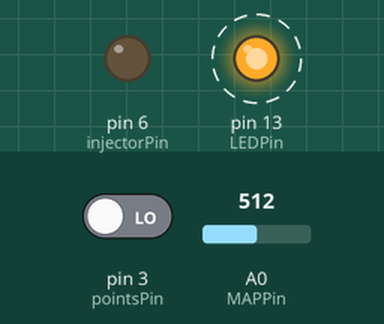
Recording of a sketch running on a simulated Arduino Uno, built with avr-gcc and run on an emulated ATmega328P. On the bench: output pins drawn as LEDs (lit = HIGH). Dashed ring = blinking. Inputs (shaded band) come from the test bench; at power-on: pin 3 (pointsPin) LOW, A0 (MAPPin) = 512. What the sketch prints to the serial monitor is not drawn.

Above: at 0.43 s.
Timing chart, 0 to 3.3 s (numbered marks = the images above):
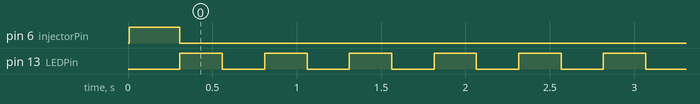

The sketch:

MAP_EFI_V2.ino
```cpp
// EFI controller based on MAP and Points ONLY, V2
// This version includes a complete AFR mapping table.
// Thresholded rate-of-change-of-MAP is also used to emulate delta-TPS.
// (C) 2021 John Patterson Consulting, LLC
// You are free to modify and redistribute this code without restriction.


// ----------------- Program constants -----------------:

// Pin numbers:
const int pointsPin = 3;
const int MAPPin = 14;
const int injectorPin = 6;
const int LEDPin = 13;

// Timing constants:
const unsigned long injectorUpdateInterval = 50000;
const unsigned long interruptDebounce = 3000;
const unsigned long primeTime = 300;
const unsigned long pumpTime = 0;
const int serialReportModulo = 10;
const int RPMrunningAverageDepth = 5;
const unsigned long blinkTime = 250;

// Engine-related constants:
const int pulsesPerRevolution = 2;
const double displacement_Liters = 1.6;
const double injector_MaxGramsPerMinute = 260.0;  // Will depend on your injector and fuel pressure
const double stallRPM = 300.0;
const double Pascals_Per_ADC_Unit = 122.1;
const int vacuum_ADC_value = 102;
const double min_DC = 0.07;                      // Minimum duty cycle for idling
const double vacuum_ROC_Multiplier = 0.0005;     // Add or remove AFR proportional to the rate of change of MAP
const double vacuum_ROC_Cut_In = 51710;          // MAP pressure over which vacuum ROC will be applied

//Fuel AFR selector (gas or E51):
//const double fuel_comp = 1.0;    // Gas
const double fuel_comp = 0.70;     // E51

//// All 14.7:
//// AFR mapping:
//// PSI:                   0-1.5   1.5-3   3-4.5   4.5-6   6-7.5   7.5-9   9-10.5  10.5-12 12-13.5 13.5-15
//double AFR_500RPM[10] =  {14.700, 14.700, 14.700, 14.700, 14.700, 14.700, 14.700, 14.700, 14.700, 14.700};
//double AFR_1000RPM[10] = {14.700, 14.700, 14.700, 14.700, 14.700, 14.700, 14.700, 14.700, 14.700, 14.700};
//double AFR_1500RPM[10] = {14.700, 14.700, 14.700, 14.700, 14.700, 14.700, 14.700, 14.700, 14.700, 14.700};
//double AFR_2000RPM[10] = {14.700, 14.700, 14.700, 14.700, 14.700, 14.700, 14.700, 14.700, 14.700, 14.700};
//double AFR_2500RPM[10] = {14.700, 14.700, 14.700, 14.700, 14.700, 14.700, 14.700, 14.700, 14.700, 14.700};
//double AFR_3000RPM[10] = {14.700, 14.700, 14.700, 14.700, 14.700, 14.700, 14.700, 14.700, 14.700, 14.700};
//double AFR_3500RPM[10] = {14.700, 14.700, 14.700, 14.700, 14.700, 14.700, 14.700, 14.700, 14.700, 14.700};
//double AFR_4000RPM[10] = {14.700, 14.700, 14.700, 14.700, 14.700, 14.700, 14.700, 14.700, 14.700, 14.700};
//double AFR_4500RPM[10] = {14.700, 14.700, 14.700, 14.700, 14.700, 14.700, 14.700, 14.700, 14.700, 14.700};
//double AFR_5000RPM[10] = {14.700, 14.700, 14.700, 14.700, 14.700, 14.700, 14.700, 14.700, 14.700, 14.700};

//// Richer at high load only:
//// AFR mapping:
//// PSI:                   0-1.5   1.5-3   3-4.5   4.5-6   6-7.5   7.5-9   9-10.5  10.5-12 12-13.5  13.5-15
//double AFR_500RPM[10] =  {14.500, 14.500, 14.000, 13.700, 13.500, 13.200, 13.000, 12.700, 12.500, 12.000};
//double AFR_1000RPM[10] = {14.500, 14.500, 14.000, 13.700, 13.500, 13.200, 13.000, 12.700, 12.500, 12.000};
//double AFR_1500RPM[10] = {14.500, 14.500, 14.000, 13.700, 13.500, 13.200, 13.000, 12.700, 12.500, 12.000};
//double AFR_2000RPM[10] = {14.500, 14.500, 14.000, 13.700, 13.500, 13.200, 13.000, 12.700, 12.500, 12.000};
//double AFR_2500RPM[10] = {14.500, 14.500, 14.000, 13.700, 13.500, 13.200, 13.000, 12.700, 12.500, 12.000};
//double AFR_3000RPM[10] = {14.500, 14.500, 14.000, 13.700, 13.500, 13.200, 13.000, 12.700, 12.500, 12.000};
//double AFR_3500RPM[10] = {14.500, 14.500, 14.000, 13.700, 13.500, 13.200, 13.000, 12.700, 12.500, 12.000};
//double AFR_4000RPM[10] = {14.500, 14.500, 14.000, 13.700, 13.500, 13.200, 13.000, 12.700, 12.500, 12.000};
//double AFR_4500RPM[10] = {14.500, 14.500, 14.000, 13.700, 13.500, 13.200, 13.000, 12.700, 12.500, 12.000};
//double AFR_5000RPM[10] = {14.500, 14.500, 14.000, 13.700, 13.500, 13.200, 13.000, 12.700, 12.500, 12.000};

// Lean coasting:
// AFR mapping:
// PSI:                   0-1.5   1.5-3   3-4.5   4.5-6   6-7.5   7.5-9   9-10.5  10.5-12 12-13.5  13.5-15
double AFR_500RPM[10] =  {13.500, 13.500, 13.500, 13.500, 13.500, 13.200, 13.000, 12.700, 12.500, 12.000};
double AFR_1000RPM[10] = {13.500, 13.500, 13.500, 13.500, 13.500, 13.200, 13.000, 12.700, 12.500, 12.000};
double AFR_1500RPM[10] = {14.000, 14.000, 14.000, 14.000, 13.500, 13.200, 13.000, 12.700, 12.500, 12.000};
double AFR_2000RPM[10] = {14.000, 14.000, 14.000, 14.000, 13.500, 13.200, 13.000, 12.700, 12.500, 12.000};
double AFR_2500RPM[10] = {15.000, 14.000, 14.000, 14.000, 13.700, 13.200, 13.000, 12.700, 12.500, 12.000};
double AFR_3000RPM[10] = {16.500, 15.500, 14.000, 14.000, 14.000, 13.200, 13.000, 12.700, 12.500, 12.000};
double AFR_3500RPM[10] = {17.000, 16.500, 15.000, 14.000, 14.000, 13.200, 13.000, 12.700, 12.500, 12.000};
double AFR_4000RPM[10] = {18.000, 17.500, 16.000, 15.000, 14.000, 13.200, 13.000, 12.700, 12.500, 12.000};
double AFR_4500RPM[10] = {19.000, 18.500, 17.000, 16.000, 15.000, 13.200, 13.000, 12.700, 12.500, 12.000};
double AFR_5000RPM[10] = {19.500, 18.500, 17.000, 16.000, 15.000, 13.200, 13.000, 12.700, 12.500, 12.000};

// Physical parameters:
const double airTempKelvin = 298;
const double airMolarMass = 28.9;
const double R_Liter_Pascal_Kelvin = 8314.0;


// ----------------- Global Variables -----------------:
unsigned long updateLastMicros = 0;
unsigned long pointsLastMicros = 0;
unsigned long pointsDiff = 100000000;
bool stalled = 0;
int serialReportCount = 0;
double RPMrunningAverage[RPMrunningAverageDepth];
int RPMrunningAverageIndex = 0;
unsigned long blinkLastMillis = 0;
bool blinkState = 0;
unsigned long lastMAP = 0;

// ----------------- Functions -----------------:

// ISR triggered when the points open:
void points()
{
  //Determine if interrupt is valid based on time since last interrupt:
  if((micros() - pointsLastMicros) > interruptDebounce)
  {
    // Compute difference in time from last points opening:
    pointsDiff = micros() - pointsLastMicros;

    // Reset points timer:
    pointsLastMicros = micros();
  }

}

// Function to obtain AFR target:
double AFR(double pressurePa, double speedRPM)
{
  // Determine index of MAP pressure in AFR table to use:
  int MAP_index = 0;
  if(pressurePa < 10342.1)
  {
    MAP_index = 0;
  }
  else if(pressurePa < 20684.3)
  {
    MAP_index = 1;
  }
  else if(pressurePa < 31026.4)
  {
    MAP_index = 2;
  }
  else if(pressurePa < 41368.5)
  {
    MAP_index = 3;
  }
  else if(pressurePa < 51710.7)
  {
    MAP_index = 4;
  }
  else if(pressurePa < 62052.8)
  {
    MAP_index = 5;
  }
  else if(pressurePa < 72394.95)
  {
    MAP_index = 6;
  }
  else if(pressurePa < 82737.1)
  {
    MAP_index = 7;
  }
  else if(pressurePa < 93079.22)
  {
    MAP_index = 8;
  }
  else
  {
    MAP_index = 9;
  }

  // Determine RPM range to use and return relevant AFR:
  if(speedRPM < 500)
  {
    return AFR_500RPM[MAP_index];
  }
  else if(speedRPM < 1000)
  {
    return AFR_1000RPM[MAP_index];
  }
  else if(speedRPM < 1500)
  {
    return AFR_1500RPM[MAP_index];
  }
  else if(speedRPM < 2000)
  {
    return AFR_2000RPM[MAP_index];
  }
  else if(speedRPM < 2500)
  {
    return AFR_2500RPM[MAP_index];
  }
  else if(speedRPM < 3000)
  {
    return AFR_3000RPM[MAP_index];
  }
  else if(speedRPM < 3500)
  {
    return AFR_3500RPM[MAP_index];
  }
  else if(speedRPM < 4000)
  {
    return AFR_4000RPM[MAP_index];
  }
  else if(speedRPM < 4500)
  {
    return AFR_4500RPM[MAP_index];
  }
  else
  {
    return AFR_5000RPM[MAP_index];
  }
}


// Function to compute RPM based on time since last points opening:
double RPM()
{
  // If pointsDiff is longer than the time since points() was last called,
  // just use pointsDiff to compute the RPM:
  if(pointsDiff > (micros() - pointsLastMicros))
  {
    // RPM = (Pulses/sec)/(Pulses/Revolution)*(60 sec/min)
    RPMrunningAverage[RPMrunningAverageIndex] = (1000000.0/pointsDiff)/pulsesPerRevolution*60.0;
  }
  // If it has been longer than pointsDiff since points() was last called,
  // use the elapsed time to compute the RPM:
  else
  {
    // RPM = (Pulses/sec)/(Pulses/Revolution)*(60 sec/min)
    RPMrunningAverage[RPMrunningAverageIndex] = (1000000.0/(micros() - pointsLastMicros))/pulsesPerRevolution*60.0;
  }

  //Increment running average index, reset if needed:
  RPMrunningAverageIndex++;
  if(RPMrunningAverageIndex >= RPMrunningAverageDepth)
  {
    RPMrunningAverageIndex = 0;
  }

  // Compute running average sum:
  double sum = 0;
  for(int i = 0; i < RPMrunningAverageDepth; i++)
  {
    sum = sum + RPMrunningAverage[i];
  }

  // Return running average of RPM:
  return sum/RPMrunningAverageDepth;
}

// Function to measure the Manifold Absolute Pressure (MAP):
double MAP()
{
  double estimatedMAP = (analogRead(MAPPin) - vacuum_ADC_value)*Pascals_Per_ADC_Unit;

  // Ensure only positive MAP values are returned:
  if(estimatedMAP < 0)
  {
    estimatedMAP = 0;
  }

  return estimatedMAP;
}

// Function to report human-readable stats to the serial port:
void reportStats(double RPM_report, double MAP_report, double DC_report)
{
  // Report engine RPM:
  Serial.print("Engine RPM: ");
  Serial.println(RPM_report);
  Serial.print("Manifold Absolute Pressure: ");
  Serial.print("kPa: ");
  Serial.print(MAP_report/1000.0);
  Serial.print(" PSI: ");
  Serial.println(MAP_report/6894.76);
  Serial.print("Injector Duty Cycle: ");
  Serial.print(DC_report*100.0);
  Serial.println("%");
  Serial.println(" ");
}

// Function to compute the required fuel injector duty cycle:
double getInjectorDC()
{
  //Get measurements:
  double RPM_value = RPM();
  double MAP_value = MAP();

  // Compute the volume flow rate of air (L/min) into the engine
  // (Otto cycle with 2 revolutions per intake stroke assumed):
  double volFlowRate = displacement_Liters*RPM_value/2.0;

  // Compute the density of air (g/L) using the Ideal Gas Law (PV=nRT):
  // Density = mass/volume = n(airMolarMass)/V = P(airMolarMass)/(RT)
  double airDensity = MAP_value*airMolarMass/(R_Liter_Pascal_Kelvin*airTempKelvin);

  // Compute the mass air flow rate into the engine:
  double massAirFlow = volFlowRate*airDensity;

  // Get AFR:

  // Adjust the AFR based on the rate of change of the MAP level:
  double vacROC = (double)MAP_value - (double)lastMAP;
  lastMAP = MAP_value;

  // Look up AFR in table:
  double AFR_target = AFR(RPM_value,MAP_value);

  // If MAP is above threshold, apply rate-of-change factor:
  if(MAP_value > vacuum_ROC_Cut_In)
  {
    AFR_target = AFR_target - vacuum_ROC_Multiplier*vacROC;
  }
  // Otherwise, just use AFR from the table directly.

  // Apply fuel compensator (for E51, E85, etc.)
  AFR_target = fuel_comp*AFR_target;

  // Compute the required mass fuel flow rate into the engine:
  double massFuelFlow = massAirFlow/AFR_target;

  // Compute the duty cycle for the fuel injector
  // (based on the maximum fuel delivery rate):
  double estimated_DC = massFuelFlow/injector_MaxGramsPerMinute;

  // Ensure that the duty cycle does not exceed 1 or fall below the minimum duty cycle value:
  if(estimated_DC > 1.0)
  {
    estimated_DC = 1.0;
  }
  if(estimated_DC < min_DC)
  {
    estimated_DC = min_DC;
  }

  // Report human-readable stats every serialReportModulo iterations:
  if(serialReportCount < serialReportModulo)
  {
    serialReportCount++;
  }
  else
  {
    serialReportCount = 0;
    reportStats(RPM_value, MAP_value, estimated_DC);
  }


  return estimated_DC;
}


// ----------------- Main Program -----------------:

void setup() {
  // Set pin modes:
  pinMode(injectorPin, OUTPUT);
  pinMode(pointsPin, INPUT);
  pinMode(LEDPin, OUTPUT);

  // Attach interrupt for detecting points pulses:
  attachInterrupt(digitalPinToInterrupt(pointsPin), points, RISING);

  //Start Serial port:
  Serial.begin(115200);
  Serial.println("EFI controller based on MAP and Points ONLY");
  Serial.println("(C) 2020 John Patterson Consulting, LLC");
  Serial.println(" ");

  //Wait for fuel pump to build pressure:
  Serial.println("Waiting for fuel pump...");
  delay(pumpTime);
  Serial.println(" ");

  // Prime engine with some fuel before starting:
  Serial.println("Priming intake...");
  digitalWrite(injectorPin, HIGH);
  delay(primeTime);
  digitalWrite(injectorPin, LOW);
  Serial.println("Priming complete. Ready to crank!");
  Serial.println(" ");
}

void loop() {
  //Determine if the engine is currently stalled:
  stalled = (RPM() < stallRPM);

  // If engine is running, keep LED on and steady:
  if(!stalled)
  {
    digitalWrite(LEDPin, HIGH);
  }
  // If engine is stalled, blink LED:
  else if(millis() - blinkLastMillis > blinkTime)
  {
    blinkLastMillis = millis();
    blinkState = !blinkState;
    digitalWrite(LEDPin, blinkState);
  }


  // Pulse the injector if it is time to do so:
  if((micros() - updateLastMicros) > injectorUpdateInterval)
  {
    // Reset injector update timer:
    updateLastMicros = micros();

    // Compute fuel injector duty cycle:
    double computed_DC = getInjectorDC();

    // Only dispense fuel if engine is running:
    if(!stalled)
    {
      // Open injector for amount of time specified by duty cycle:
      unsigned long injectorMicros = micros();
      while((micros() - injectorMicros) < (unsigned long)(injectorUpdateInterval*computed_DC))
      {
        digitalWrite(injectorPin, HIGH);
      }

      //Close injector:
      digitalWrite(injectorPin, LOW);
    }
  }

}
```

Measured:
- by itself, pin 13 (LEDPin): alternates HIGH for 0.25 s and LOW for 0.25 s
